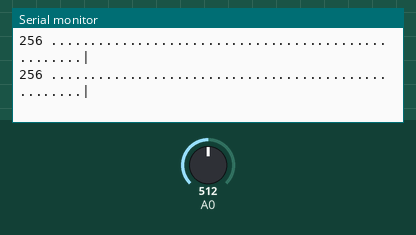
This sketch was run on a simulated Arduino Uno, built with avr-gcc and run on an emulated ATmega328P. Shown: the last lines printed to the serial monitor. The test bench sets the inputs (shaded band); at power-on: A0 = 512.

Above: at 4.2 s.
4.3 s: A0 set to 685
At 4.46 s:
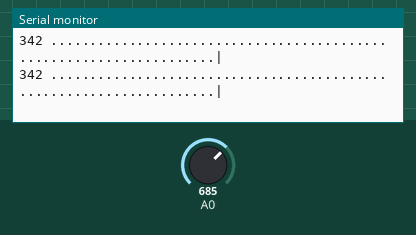
5.8 s: A0 set to 669
At 5.89 s:
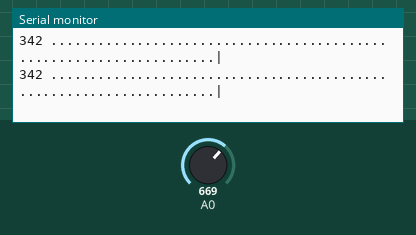
Timing chart, 0 to 8.8 s (numbered marks = the images above; inputs shaded):
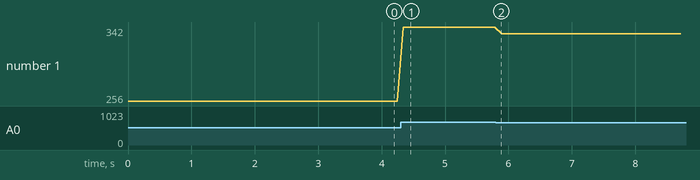

Measured:
- after the input at 4.3 s, the serial monitor: prints a new line at once (image 1)
- plotted number 1: 256 → 342 after the input at 4.3 s, 342 → 334 after the input at 5.8 s

The sketch:

ez1.ino
```cpp
// Maxbotix EZ1 test program
// Mike Grusin, SFE, 2011
// This program is free, use it however you wish!

// HARDWARE:
// Make the following connections between the EZ1 and the Arduino
// +5V - +5V
// GND - GND
// AN - Analog In 0

// INSTRUCTIONS:
// Upload this sketch to your Arduino, then activate the Serial Monitor
// (set the Serial Monitor to 9600 baud)

void setup()
{
  // initialize serial communications
  Serial.begin(9600);
}

void loop()
{
  int sensor, inches, x;

  // read the analog output of the EZ1 from analog input 0
  sensor = analogRead(0);

  // convert the sensor reading to inches
  inches = sensor / 2; //512 = 254 inches,

  // print out the decimal result
  Serial.print(inches,DEC);

  // print out a graphic representation of the result
  Serial.print(" ");
  for (x=0;x<(inches/5);x++)
  {
    Serial.print(".");
  }
  Serial.println("|");

  // pause before taking the next reading
  delay(100);
}
```
